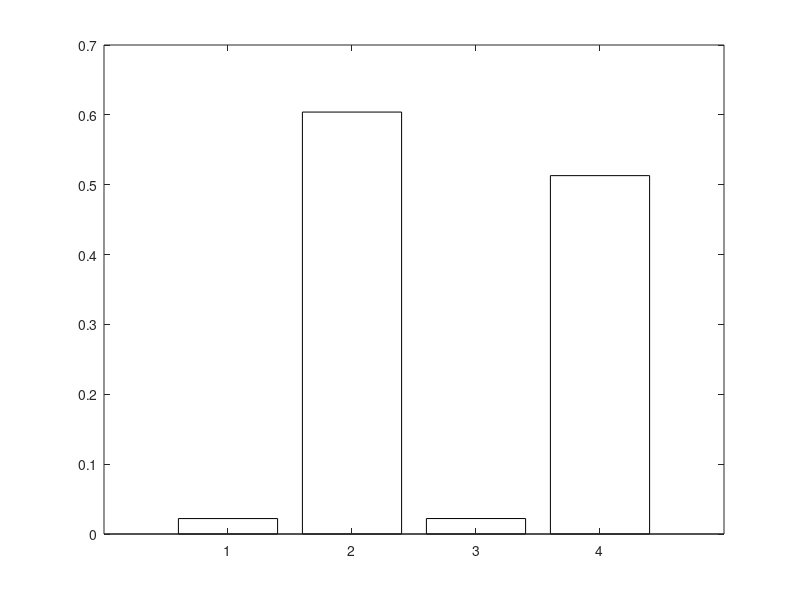

This figure's MATLAB source: (Note: this script raises an error after producing the figure.)
% Implementaciones consideradas
implementaciones = { ...
    'Julia - Tradicional', ...
    'MATLAB - Tradicional', ...
    'Julia - Wiener–Butterworth', ...
    'MATLAB - Wiener–Butterworth'};

% --------------------------------------------------------------
% Datos obtenidos de las Tablas wbd2d_traditional y wbd2d_wiener
% (todas con 10 iteraciones)
% --------------------------------------------------------------

% Tiempos en segundos
tiempos_sintetica = [0.02209, 0.604, 0.02213, 0.513];
tiempos_celulas   = [0.00584, 0.154, 0.00581, 0.130];

% ==============================================================
% Comparativa 2D Richardson–Lucy - Julia vs MATLAB
% Gráficos de barras con escala logarítmica y estilo académico
% ==============================================================

implementaciones = { ...
    'Julia - Tradicional', ...
    'MATLAB - Tradicional', ...
    'Julia - Wiener–Butterworth', ...
    'MATLAB - Wiener–Butterworth'};

% Tiempos (s)
tiempos_sintetica = [0.02209, 0.604, 0.02213, 0.513];
tiempos_celulas   = [0.00584, 0.154, 0.00581, 0.130];

% Paleta de colores (más académica)
colores = lines(length(implementaciones));

% --------------------------------------------------------------
% Función auxiliar para gráficos
% --------------------------------------------------------------
function crearGraficoLog(tiempos, implementaciones, titulo, nombreFichero, colores)
    figure('Color','w','Position',[100 100 800 400]); % Fondo blanco, tamaño adecuado
    b = bar(tiempos, 'FaceColor','flat');

    for k = 1:length(tiempos)
        b.CData(k,:) = colores(k,:); % aplicar paleta
    end

    % Etiquetas del eje X
    set(gca, 'XTickLabel', implementaciones, 'XTickLabelRotation', 30, ...
        'FontSize', 12, 'FontName','Times New Roman');

    % Eje Y
    ylabel('Tiempo de ejecución (s)', 'FontSize', 13, 'FontWeight','bold');
    title(titulo, 'FontSize', 14, 'FontWeight','bold');

    % Líneas de cuadrícula
    grid on; box on;

    % Escala logarítmica
    set(gca, 'YScale', 'log');

    % ---- Ajuste de límites del eje Y ----
    % Límite inferior automático según mínimo de datos
    y_min = min(tiempos) * 0.8;
    if y_min < 1e-3
        y_min = 1e-3; % evita valores demasiado pequeños
    end
    y_max = max(tiempos) * 1.5;
    ylim([y_min, y_max]);

    % Guardar en alta calidad
    exportgraphics(gca, nombreFichero, 'Resolution', 300);
end

% --------------------------------------------------------------
% Gráficos 2D (escala logarítmica)
% --------------------------------------------------------------

% Imagen sintética
crearGraficoLog(tiempos_sintetica, implementaciones, ...
    'Comparativa 2D - Imagen sintética (escala log)', ...
    'comparativa_sintetica_2d_log.png', colores);

% Imagen células
crearGraficoLog(tiempos_celulas, implementaciones, ...
    'Comparativa 2D - Imagen células (escala log)', ...
    'comparativa_celulas_2d_log.png', colores);
